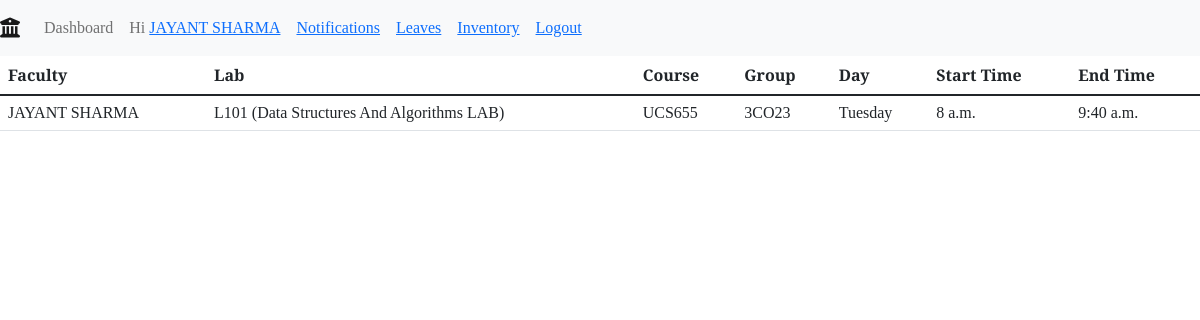
The app's page /profile/viewclasses/ (signed in) with its own data.
### main/models.py (models this page shows, shortened)
class Staff(models.Model):
    user_obj = models.ForeignKey(User, on_delete=CASCADE, blank=False, null=False, default=None)
    name=models.CharField(max_length=100)
    mobile_number=models.IntegerField()
    email=models.EmailField()
    category=models.ForeignKey('Category',on_delete=CASCADE)
    designation=models.ForeignKey('Designation',on_delete=CASCADE)
    agency = models.ForeignKey('Agency',on_delete=CASCADE)
    room=models.ForeignKey('Room',blank=True,null=True,on_delete=SET_NULL,default=None)

class Class(models.Model):
    WEEK_DAY = (
    ('Monday', 'Monday'),
    ('Tuesday', 'Tuesday'),
    ('Wednesday', 'Wednesday'),
    ('Thursday', 'Thursday'),
    ('Friday', 'Friday'),
    ('Saturday', 'Saturday'),
    ('Sunday', 'Sunday')
    )
    lab=models.ForeignKey('Lab',on_delete=CASCADE)
    faculty=models.ForeignKey('Staff',on_delete=CASCADE)
    faculty_group_course=models.ForeignKey('GroupCourse',on_delete=CASCADE)
    day=models.CharField(max_length=2000, choices=WEEK_DAY,default='Monday')
    starttime=models.TimeField(auto_now=False)
    endtime = models.TimeField(auto_now=False)
    tools_used=models.CharField(max_length=2048,default=None)

class Lab(models.Model):
    lab=models.ForeignKey(Room,on_delete=CASCADE)
    staff = models.ForeignKey("Staff", on_delete=SET_NULL, null=True, blank=True)

class Room(models.Model):
    room_id = models.CharField(max_length=20, blank=False)
    name = models.CharField(max_length=255, blank=True)
    floor = models.CharField(max_length=10,blank=False, null=False)
    is_lab=models.BooleanField(default=False)
    def __str__(self):
        return self.room_id + ' ('+self.name+')'

class GroupCourse(models.Model):
    faculty=models.ForeignKey('Staff',on_delete=CASCADE)
    course=models.ForeignKey('FacultyCourse',on_delete=CASCADE)
    group=models.ForeignKey('FacultyGroups',on_delete=CASCADE)

class FacultyCourse(models.Model):
    faculty=models.ForeignKey('Staff',on_delete=CASCADE)
    course=models.ForeignKey('Course' ,on_delete=CASCADE)

class Course(models.Model):
    choice = [
    ('EVEN', 'even'),
    ('ODD', 'odd'),
]
    course_id=models.CharField(max_length=100,blank=False,default=None)
    course_name=models.CharField(max_length=200,blank=False,default=None)
    course_credit=models.CharField(max_length=5)
    course_year=models.IntegerField(default=2022)
    semester_type=models.CharField(max_length=20,choices=choice,default=None)

class FacultyGroups(models.Model):
    faculty=models.ForeignKey('Staff',on_delete=CASCADE)
    groups=models.ForeignKey('Groups' ,on_delete=CASCADE)

class Groups(models.Model):
    choice = [
    ('EVEN', 'even'),
    ('ODD', 'odd'),
]
    group_id = models.CharField(max_length = 300, blank = True , null = False, default = "")
    branch = models.ForeignKey('Branches' , on_delete = CASCADE)
    group_year=models.IntegerField(default=2022)
    semester_type=models.CharField(max_length=20,choices=choice,default=None)

### main/views.py (the view)
# urls.py: path('profile/viewclasses/',views.viewfacultyclasses,name='viewfacultyclasses'),
def viewfacultyclasses(request):
	staff=Staff.objects.get(user_obj=request.user)
	classes=Class.objects.filter(faculty=staff)
	current_date = datetime.datetime.now()
	year=int(current_date.strftime("%Y"))
	month=int(current_date.strftime("%m"))
	sem=""
	if int(month)<=6:
		sem="EVEN"
	else:
		sem="ODD"
	curr_cl=[]
	for cl in classes:
		if cl.faculty_group_course.group.groups.group_year==year and cl.faculty_group_course.group.groups.semester_type==sem:
			curr_cl.append(cl)
	context={
		'staff':staff,
		'classes':curr_cl,
	}
	return render(request,'Timetable/viewfacultyclasses.html',context)

### templates/Timetable/viewfacultyclasses.html
{% extends 'base.html' %}
{% load static %}
{% block body %}
{% include 'navbar.html' with staff=staff %}
    <div class="labs-table">
        <table class="table">
            <thead>
              <tr>
                <th scope="col" >Faculty</th>
                <th scope="col" >Lab</th>
                <th scope="col" >Course</th>
                <th scope="col" >Group</th>
                <th scope="col" >Day</th>
                <th scope="col" >Start Time</th>
                <th scope="col" >End Time</th>
              </tr>
            </thead>
            <tbody>
              {% for class in classes %}
              <tr>
                <td>{{class.faculty.name}}</td>
                <td>{{class.lab.lab}}</td>
                <td>{{class.faculty_group_course.course.course.course_id}}</td>
                <td>{{class.faculty_group_course.group.groups.group_id}}</td>
                <td>{{class.day}}</td>
                <td>{{class.starttime}}</td>
                <td>{{class.endtime}}</td>
              </tr>
              {% endfor %}
            </tbody>
          </table>
        </div>
{% endblock body %}

### templates/navbar.html (shortened to what this page needs)
{% extends "base.html" %}
{% block body %}
<nav class="navbar navbar-expand-lg navbar-light bg-light">
    <a class="navbar-brand" href="{% url 'main:home' %}"><i class="fas fa-university"></i></a>
    <div class="collapse navbar-collapse" id="navbarNav">
      <ul class="navbar-nav">
        <li class="nav-item">
          <a class="nav-link nav_text" href="{% url 'main:home' %}">Dashboard</a>
        </li>
        {% if user.is_authenticated %}
          <li class="nav-link nav_text">
            Hi <a href="{% url 'main:userProfileDetails' %}"> {{ staff.name }} </a>
          </li>
          <li class="nav-link nav_text">
            <a href="{% url 'main:notification' %}"> Notifications</a>
          </li>
          <li class="nav-link nav_text">
            <a href="{% url 'main:userLeaves' %}">Leaves</a>
          </li>
          <li class="nav-link nav_text">
            <a href="{% url 'main:viewinventory' %}">Inventory</a>
          </li>
          <li class="nav-link nav_text"><a href="{% url 'main:logout_request' id=staff.id%}">Logout</a></li>
        {% else %}
          <li class="nav-link nav_text"><a href="{% url 'main:login' %}">Login</a></li>
        {% endif %}
      </ul>
    </div>
</nav>
  {% endblock %}

### static/css/style.css (style rules this page uses)
html, body { font-family: 'Bitter', serif; }
:root { --green-main-1: #6ECBC1; --green-main-2: #6CCCC1; --green-main-3: #75D1C1; --green-main-4: #9CDDD1; --green-main-5: #C7EBE5; --darkgreen-main-1: #1A6659; --darkgreen-main-2: #409583; --blue-button-main: #03658C; --green-button-main: #48C0A5; --tomato-main: #f05e57; --purple-main-1: #57428D; --purple-main-2: #5E497E; }

### records on screen
Staff: name "JAYANT SHARMA"
Class: faculty.name "JAYANT SHARMA", lab.lab "L101 (Data Structures And Algorithms LAB)", faculty_group_course.course.course.course_id "UCS655", faculty_group_course.group.groups.group_id "3CO23", day "Tuesday", starttime "8 a.m.", endtime "9:40 a.m."
